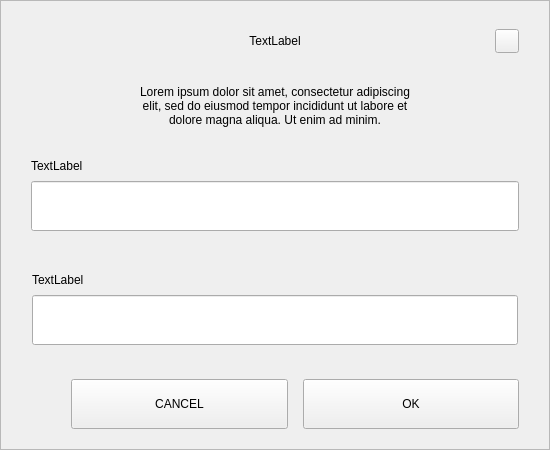
<?xml version="1.0" encoding="UTF-8"?>
<ui version="4.0">
 <class>WalletPasswordDialog</class>
 <widget class="QWidget" name="WalletPasswordDialog">
  <property name="geometry">
   <rect>
    <x>0</x>
    <y>0</y>
    <width>550</width>
    <height>450</height>
   </rect>
  </property>
  <property name="windowTitle">
   <string>Dialog</string>
  </property>
  <layout class="QVBoxLayout" name="verticalLayout">
   <property name="spacing">
    <number>0</number>
   </property>
   <property name="leftMargin">
    <number>0</number>
   </property>
   <property name="topMargin">
    <number>0</number>
   </property>
   <property name="rightMargin">
    <number>0</number>
   </property>
   <property name="bottomMargin">
    <number>0</number>
   </property>
   <item>
    <widget class="QFrame" name="frame">
     <property name="styleSheet">
      <string notr="true"/>
     </property>
     <property name="frameShape">
      <enum>QFrame::StyledPanel</enum>
     </property>
     <property name="frameShadow">
      <enum>QFrame::Raised</enum>
     </property>
     <layout class="QVBoxLayout" name="verticalLayout_2" stretch="0,0,0,0,0,0,0,0,0">
      <property name="spacing">
       <number>0</number>
      </property>
      <property name="leftMargin">
       <number>30</number>
      </property>
      <property name="topMargin">
       <number>20</number>
      </property>
      <property name="rightMargin">
       <number>30</number>
      </property>
      <property name="bottomMargin">
       <number>20</number>
      </property>
      <item>
       <layout class="QHBoxLayout" name="horizontalLayout_3">
        <property name="spacing">
         <number>0</number>
        </property>
        <item>
         <spacer name="horizontalSpacer_2">
          <property name="orientation">
           <enum>Qt::Horizontal</enum>
          </property>
          <property name="sizeHint" stdset="0">
           <size>
            <width>40</width>
            <height>20</height>
           </size>
          </property>
         </spacer>
        </item>
        <item>
         <widget class="QLabel" name="labelTitle">
          <property name="minimumSize">
           <size>
            <width>0</width>
            <height>40</height>
           </size>
          </property>
          <property name="maximumSize">
           <size>
            <width>16777215</width>
            <height>40</height>
           </size>
          </property>
          <property name="styleSheet">
           <string notr="true">padding-left:24px;</string>
          </property>
          <property name="text">
           <string>TextLabel</string>
          </property>
          <property name="alignment">
           <set>Qt::AlignCenter</set>
          </property>
          <property name="margin">
           <number>7</number>
          </property>
         </widget>
        </item>
        <item>
         <spacer name="horizontalSpacer">
          <property name="orientation">
           <enum>Qt::Horizontal</enum>
          </property>
          <property name="sizeHint" stdset="0">
           <size>
            <width>40</width>
            <height>20</height>
           </size>
          </property>
         </spacer>
        </item>
        <item>
         <widget class="QPushButton" name="btnEsc">
          <property name="minimumSize">
           <size>
            <width>24</width>
            <height>24</height>
           </size>
          </property>
          <property name="maximumSize">
           <size>
            <width>24</width>
            <height>24</height>
           </size>
          </property>
          <property name="focusPolicy">
           <enum>Qt::NoFocus</enum>
          </property>
          <property name="text">
           <string/>
          </property>
         </widget>
        </item>
       </layout>
      </item>
      <item>
       <spacer name="verticalSpacer_2">
        <property name="orientation">
         <enum>Qt::Vertical</enum>
        </property>
        <property name="sizeType">
         <enum>QSizePolicy::Fixed</enum>
        </property>
        <property name="sizeHint" stdset="0">
         <size>
          <width>20</width>
          <height>20</height>
         </size>
        </property>
       </spacer>
      </item>
      <item alignment="Qt::AlignHCenter">
       <widget class="QLabel" name="labelMessage">
        <property name="minimumSize">
         <size>
          <width>0</width>
          <height>50</height>
         </size>
        </property>
        <property name="text">
         <string>Lorem ipsum dolor sit amet, consectetur adipiscing elit, sed do eiusmod tempor incididunt ut labore et dolore magna aliqua. Ut enim ad minim.</string>
        </property>
        <property name="alignment">
         <set>Qt::AlignCenter</set>
        </property>
        <property name="wordWrap">
         <bool>true</bool>
        </property>
       </widget>
      </item>
      <item>
       <spacer name="verticalSpacer_3">
        <property name="orientation">
         <enum>Qt::Vertical</enum>
        </property>
        <property name="sizeHint" stdset="0">
         <size>
          <width>20</width>
          <height>40</height>
         </size>
        </property>
       </spacer>
      </item>
      <item>
       <layout class="QVBoxLayout" name="verticalLayout_3">
        <property name="spacing">
         <number>5</number>
        </property>
        <item>
         <widget class="QLabel" name="labelPassword">
          <property name="minimumSize">
           <size>
            <width>0</width>
            <height>20</height>
           </size>
          </property>
          <property name="maximumSize">
           <size>
            <width>16777215</width>
            <height>20</height>
           </size>
          </property>
          <property name="text">
           <string>TextLabel</string>
          </property>
         </widget>
        </item>
        <item>
         <widget class="QStackedWidget" name="stackedWidget_2">
          <property name="minimumSize">
           <size>
            <width>0</width>
            <height>50</height>
           </size>
          </property>
          <property name="maximumSize">
           <size>
            <width>16777215</width>
            <height>50</height>
           </size>
          </property>
          <widget class="QWidget" name="page_4">
           <property name="minimumSize">
            <size>
             <width>0</width>
             <height>50</height>
            </size>
           </property>
           <property name="maximumSize">
            <size>
             <width>16777215</width>
             <height>50</height>
            </size>
           </property>
           <layout class="QVBoxLayout" name="verticalLayout_7">
            <property name="spacing">
             <number>0</number>
            </property>
            <property name="leftMargin">
             <number>0</number>
            </property>
            <property name="topMargin">
             <number>0</number>
            </property>
            <property name="rightMargin">
             <number>0</number>
            </property>
            <property name="bottomMargin">
             <number>0</number>
            </property>
            <item>
             <widget class="QLineEdit" name="lineEditPassword">
              <property name="minimumSize">
               <size>
                <width>0</width>
                <height>50</height>
               </size>
              </property>
              <property name="maximumSize">
               <size>
                <width>16777215</width>
                <height>50</height>
               </size>
              </property>
             </widget>
            </item>
           </layout>
          </widget>
          <widget class="QWidget" name="page_3"/>
         </widget>
        </item>
       </layout>
      </item>
      <item>
       <spacer name="verticalSpacer_4">
        <property name="orientation">
         <enum>Qt::Vertical</enum>
        </property>
        <property name="sizeType">
         <enum>QSizePolicy::Fixed</enum>
        </property>
        <property name="sizeHint" stdset="0">
         <size>
          <width>20</width>
          <height>30</height>
         </size>
        </property>
       </spacer>
      </item>
      <item>
       <widget class="QWidget" name="layoutRepeat" native="true">
        <layout class="QVBoxLayout" name="horizontalLayout_2">
         <property name="spacing">
          <number>5</number>
         </property>
         <property name="leftMargin">
          <number>1</number>
         </property>
         <property name="rightMargin">
          <number>1</number>
         </property>
         <item>
          <widget class="QLabel" name="labelPasswordRepeat">
           <property name="minimumSize">
            <size>
             <width>0</width>
             <height>20</height>
            </size>
           </property>
           <property name="maximumSize">
            <size>
             <width>16777215</width>
             <height>20</height>
            </size>
           </property>
           <property name="text">
            <string>TextLabel</string>
           </property>
          </widget>
         </item>
         <item>
          <widget class="QLineEdit" name="lineEditPasswordRepeat">
           <property name="minimumSize">
            <size>
             <width>0</width>
             <height>50</height>
            </size>
           </property>
          </widget>
         </item>
        </layout>
       </widget>
      </item>
      <item>
       <spacer name="verticalSpacer">
        <property name="orientation">
         <enum>Qt::Vertical</enum>
        </property>
        <property name="sizeHint" stdset="0">
         <size>
          <width>20</width>
          <height>40</height>
         </size>
        </property>
       </spacer>
      </item>
      <item>
       <layout class="QHBoxLayout" name="horizontalLayout" stretch="0,2,2">
        <property name="spacing">
         <number>15</number>
        </property>
        <property name="leftMargin">
         <number>0</number>
        </property>
        <property name="rightMargin">
         <number>0</number>
        </property>
        <item>
         <spacer name="horizontalSpacer_3">
          <property name="orientation">
           <enum>Qt::Horizontal</enum>
          </property>
          <property name="sizeHint" stdset="0">
           <size>
            <width>40</width>
            <height>20</height>
           </size>
          </property>
         </spacer>
        </item>
        <item>
         <widget class="QPushButton" name="btnCancel">
          <property name="minimumSize">
           <size>
            <width>180</width>
            <height>50</height>
           </size>
          </property>
          <property name="focusPolicy">
           <enum>Qt::NoFocus</enum>
          </property>
          <property name="text">
           <string>CANCEL</string>
          </property>
         </widget>
        </item>
        <item>
         <widget class="QPushButton" name="btnSave">
          <property name="minimumSize">
           <size>
            <width>180</width>
            <height>50</height>
           </size>
          </property>
          <property name="focusPolicy">
           <enum>Qt::NoFocus</enum>
          </property>
          <property name="text">
           <string>OK</string>
          </property>
         </widget>
        </item>
       </layout>
      </item>
     </layout>
    </widget>
   </item>
  </layout>
 </widget>
 <resources/>
 <connections/>
</ui>
